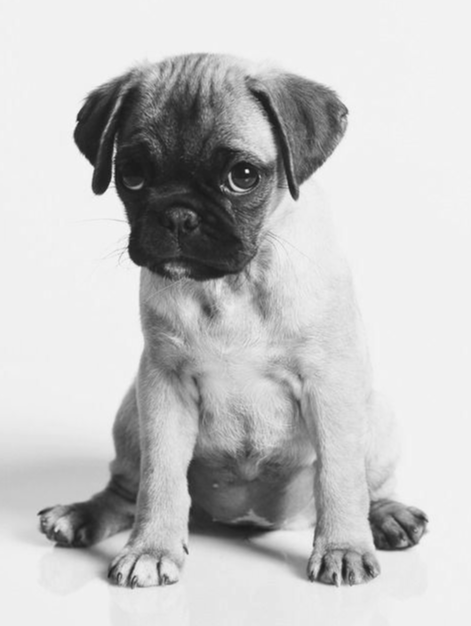
#> input picture images/puppy.png, 942 x 1251 px (shown at 1/2 size)
$ jupyter execute 'CoderDojo - Image Processing 3.ipynb'
#> lines starting #> are read from the running program, lines starting #| are printed output that depends on the picture; after the words box and inside, x2 and y2 are one past the last pixel; in counts of white or black regions, pixels touching at a corner belong together
# CoderDojo - Obrázkové Džitsu 3

## Zpracování obrazu (image processing)

Tyto notebooky ukážou, jak je možné programovat obrázky.

# Zase to štěňátko?

No jasně. Dáme ho zase do pořádku.

[cell 1]
from IPython.core.display import display
from PIL import Image
import numpy as np

# Reading the image
img=Image.open('../images/puppy.png')
#> img is the input picture: PIL image 942x1251 RGBA; mean R, G, B, A 195.3, 195.3, 195.3, 255

display(img)

### Vylepšené štěňátko zase poskládáme zpět

Tentokrát bude výhodné uložit si hranice ořezu do proměnných.

[cell 2]
left = 230
bottom = 550
top = 240
right = 530
face = img.crop((left, top, right, bottom))
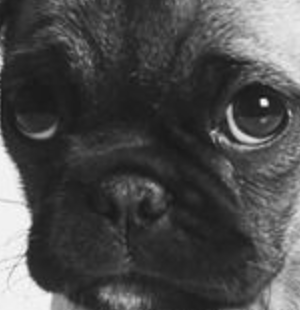
#> face: PIL image 300x310 RGBA; mean R, G, B, A 74.8, 74.8, 74.8, 255
display(face)

Ano, tohle už známe.

[cell 3]
red_face = np.array(face)
red_face[...,0]=255
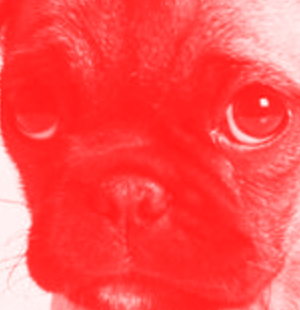
#> red_face: shape (310, 300, 4); mean R, G, B, A 255, 74.8, 74.8, 255
display(Image.fromarray(red_face))

### Teď vrátíme všechno na svoje místo

[cell 4]
offset = (left, top)
img2=img.copy()
img2.paste(Image.fromarray(red_face), offset)
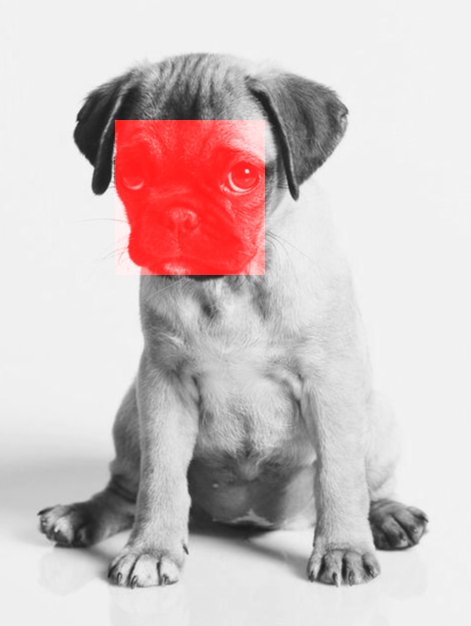
#> img2: PIL image 942x1251 RGBA (shown at 1/2 size); mean R, G, B, A 209.5, 195.3, 195.3, 255
display(img2)

## Hranatý obličej? Ne, děkuji
Toto už je dost pokročilé. Chceme-li oválný výřez, použijeme takzvanou masku. Nakreslíme elipsu a obrázky odečteme.

[cell 5]
left = 180
bottom = 600
top = 190
right = 580
face = img.crop((left, top, right, bottom))
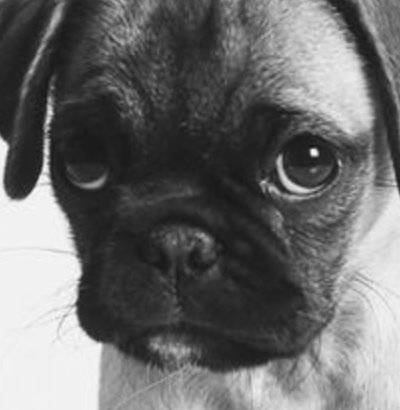
#> face: PIL image 400x410 RGBA; mean R, G, B, A 106.7, 106.7, 106.7, 255
display(face)

Abychom mohli vyříznout pejskův obličej do elipsy, potřebujeme větší obdélníkový výřez. Obličej opět uložíme do proměnné `face`. Nakreslíme elipsu na tzv. masku. Masku přidáme na obrázek a tam, kde není výplň (elipsa je vybarvená na maximum, tj. 255), přidáme průhlednost. Zkus změnit čísla v `size` a `fill` v následujícím kódu.

[cell 6]
from PIL import ImageOps, ImageDraw
size = (410, 400)
mask = Image.new('L', size, 0)
#> mask: PIL image 410x400 L; every value is 0
draw = ImageDraw.Draw(mask)
draw.ellipse((0, 0) + size, fill=255)

face2 = ImageOps.fit(face, mask.size)
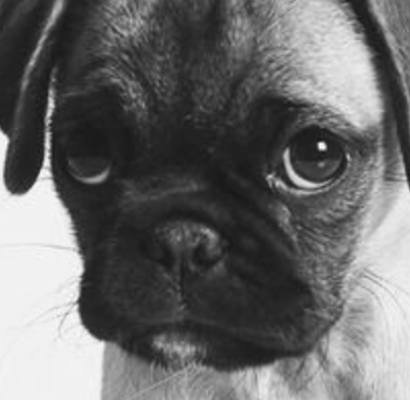
#> face2: PIL image 410x400 RGBA; mean R, G, B, A 104.8, 104.8, 104.8, 255
face2.putalpha(mask)
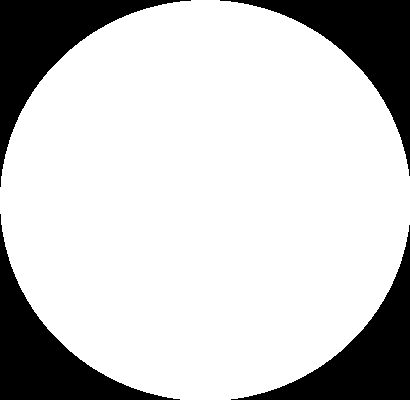
#> mask: PIL image 410x400 L; 78.9% white; 4 black regions, box (x1, y1, x2, y2) and area: (0, 0, 191, 187) 8854, (220, 0, 410, 176) 8667, (0, 214, 180, 400) 8663, (231, 225, 410, 400) 8477
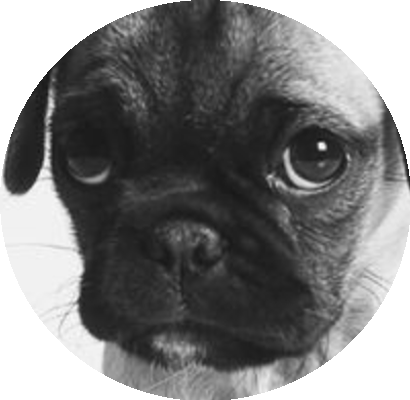
#> face2: PIL image 410x400 RGBA; mean R, G, B, A 104.8, 104.8, 104.8, 201.1; transparent parts drawn white
display(face2)

[cell 7]
red_face2 = np.array(face2)
red_face2[...,0]=255
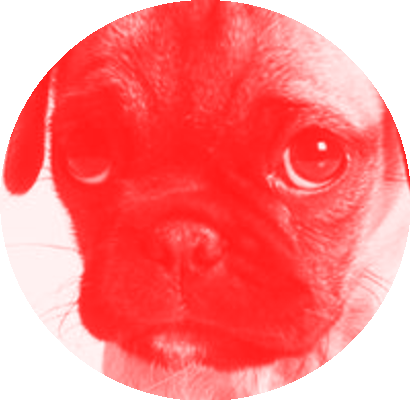
#> red_face2: shape (400, 410, 4); mean R, G, B, A 255, 104.8, 104.8, 201.1; transparent parts drawn white
display(Image.fromarray(red_face2))

[cell 8]
offset = (left, top)
img3=img.copy()
img3.paste(Image.fromarray(red_face2), offset, mask=mask)
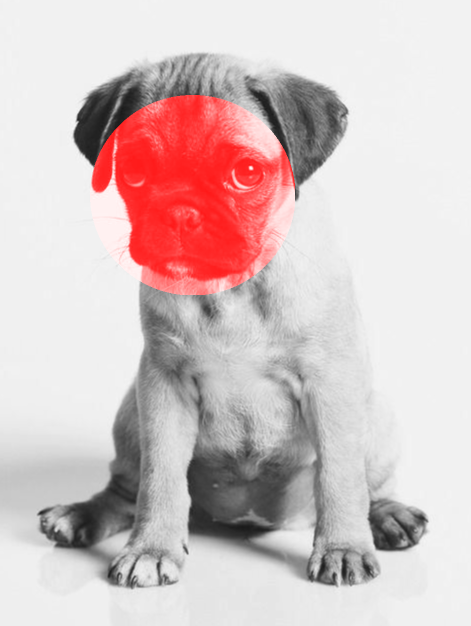
#> img3: PIL image 942x1251 RGBA (shown at 1/2 size); mean R, G, B, A 213, 195.1, 195.1, 255
display(img3)
